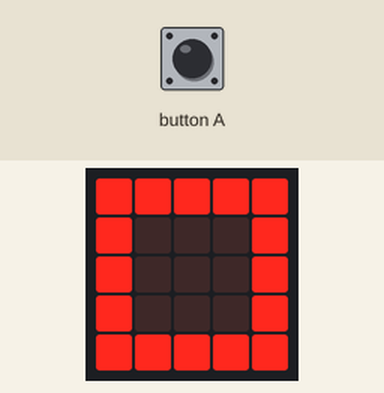
Simulated run of this program. Board: BBC micro:bit (MakeCode). On the bench: the board's 5×5 LED display. Inputs (shaded band) come from the test bench.

Above: at 1.2 s.
1.3 s: button A pressed for 0.15 s
At 2.4 s:
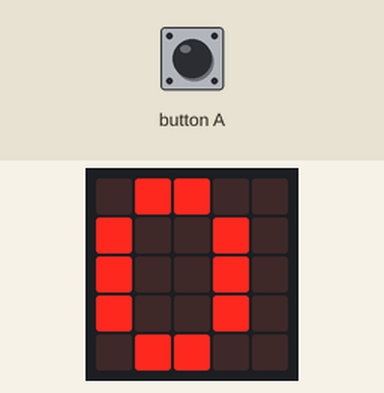
Timing chart, 0 to 4.3 s (numbered marks = the images above; inputs shaded):
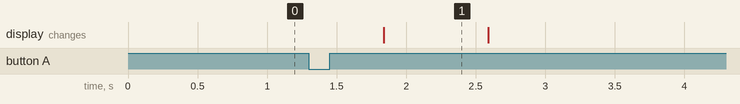

Measured:
- after the input at 1.3 s, the display: changes after 0.54 s (image 1)
- what the display in image 1 shows lasts 0.8 s, from 1.8 s to 2.6 s

The program:

main.ts
```typescript
let o_leitura_analógica_p1 = 0
input.onButtonPressed(Button.A, function () {
    basic.showNumber(o_leitura_analógica_p1)
})
basic.forever(function () {
    let unidade = 0
    o_leitura_analógica_p1 = o_leitura_analógica_p1
    if (unidade < 1000) {
        basic.showIcon(IconNames.Square)
    } else if (unidade < 800) {
        basic.showIcon(IconNames.Happy)
    } else {
        basic.showIcon(IconNames.Sad)
    }
})
```

test.ts
```typescript
// testes vão aqui; isto não será compilado quando este pacote for usado como uma extensão.
```
